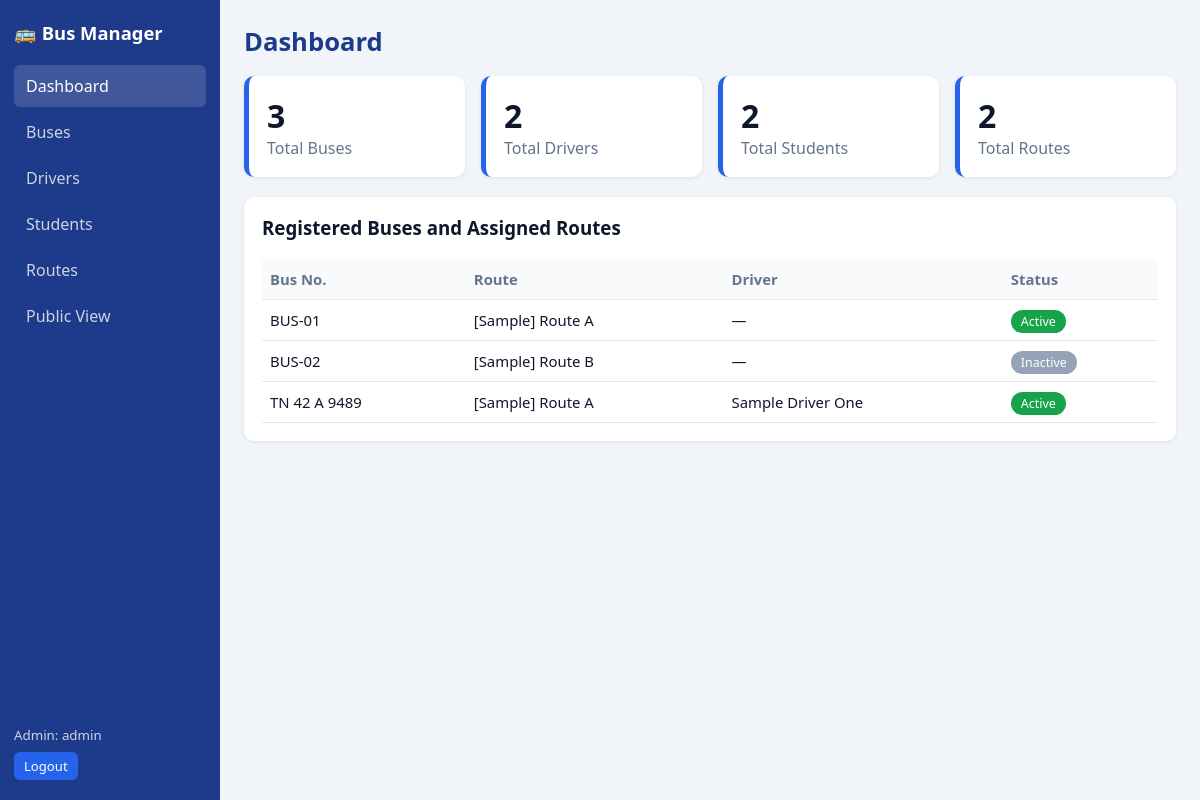
The page /dashboard (signed in) on the database its author committed.
### tables this page shows
CREATE TABLE buses (
    bus_id              INTEGER PRIMARY KEY AUTOINCREMENT,
    bus_number          TEXT NOT NULL UNIQUE,
    registration_number TEXT NOT NULL UNIQUE,
    capacity            INTEGER NOT NULL CHECK (capacity > 0),
    route_id            INTEGER REFERENCES routes(route_id) ON DELETE RESTRICT,
    driver_id           INTEGER UNIQUE REFERENCES drivers(driver_id) ON DELETE SET NULL,
    status              TEXT NOT NULL DEFAULT 'Active' CHECK (status IN ('Active', 'Inactive'))
);

CREATE TABLE routes (
    route_id    INTEGER PRIMARY KEY AUTOINCREMENT,
    route_name  TEXT NOT NULL UNIQUE,
    start_point TEXT NOT NULL,
    destination TEXT NOT NULL,
    stops       TEXT
);

CREATE TABLE drivers (
    driver_id      INTEGER PRIMARY KEY AUTOINCREMENT,
    name           TEXT NOT NULL,
    phone          TEXT NOT NULL,
    licence_number TEXT NOT NULL UNIQUE,
    bus_id         INTEGER UNIQUE REFERENCES buses(bus_id) ON DELETE SET NULL
);

### app.py (the view)
@app.route("/dashboard")
@login_required
def dashboard():
    counts = db.query("""SELECT (SELECT COUNT(*) FROM buses)    AS buses,
                                (SELECT COUNT(*) FROM drivers)  AS drivers,
                                (SELECT COUNT(*) FROM students) AS students,
                                (SELECT COUNT(*) FROM routes)   AS routes""", one=True)
    return render_template("dashboard.html", counts=counts, buses=db.query(BUS_SQL + " ORDER BY b.bus_number"))

### app.py (called while the page is built)
def csrf_token():
    if "_csrf" not in session:
        session["_csrf"] = secrets.token_hex(16)
    return session["_csrf"]

@app.before_request
def verify_csrf():
    if request.method == "POST":
        sent, real = request.form.get("_csrf", ""), session.get("_csrf", "")
        if not real or not secrets.compare_digest(sent, real):
            abort(400, "Invalid or missing CSRF token. Go back, refresh the page and try again.")

def login_required(view):
    @wraps(view)
    def wrapper(*args, **kwargs):
        if not session.get("admin"):
            flash("Please log in as administrator.", "error")
            return redirect(url_for("login"))
        return view(*args, **kwargs)
    return wrapper

### database.py (called while the page is built)
def get_conn():
    conn = sqlite3.connect(DB_PATH)
    conn.row_factory = sqlite3.Row
    conn.execute("PRAGMA foreign_keys = ON")  # SQLite needs this on every connection
    return conn

def query(sql, params=(), one=False):
    conn = get_conn()
    try:
        rows = conn.execute(sql, params).fetchall()
    finally:
        conn.close()
    if one:
        return rows[0] if rows else None
    return rows

### templates/dashboard.html (shortened to what this page needs)
{% extends "base.html" %}
{% block content %}
<h1>Dashboard</h1>
<div class="cards">
  <div class="stat"><span>{{ counts.buses }}</span>Total Buses</div>
  <div class="stat"><span>{{ counts.drivers }}</span>Total Drivers</div>
  <div class="stat"><span>{{ counts.students }}</span>Total Students</div>
  <div class="stat"><span>{{ counts.routes }}</span>Total Routes</div>
</div>
<section class="card">
  <h3>Registered Buses and Assigned Routes</h3>
  <table>
    <tr><th>Bus No.</th><th>Route</th><th>Driver</th><th>Status</th></tr>
    {% for b in buses %}
    <tr><td>{{ b.bus_number }}</td><td>{{ b.route_name or '—' }}</td><td>{{ b.driver_name or '—' }}</td>
        <td><span class="badge {{ b.status|lower }}">{{ b.status }}</span></td></tr>
    {% else %}<tr><td colspan="4">No buses registered.</td></tr>{% endfor %}
  </table>
</section>
{% endblock %}

### static/css/style.css (style rules this page uses)
:root { --primary:#1e3a8a; --accent:#2563eb; --bg:#f1f5f9; --text:#0f172a; --muted:#64748b; }
* { box-sizing: border-box; }
body { margin:0; font-family: "Segoe UI", Arial, sans-serif; background:var(--bg); color:var(--text); }
h1 { margin-top:0; font-size:1.6rem; color:var(--primary); }
.card { background:#fff; border-radius:10px; padding:18px; margin-bottom:20px; box-shadow:0 1px 4px rgba(0,0,0,.08); overflow-x:auto; }
.card h3 { margin-top:0; }
.cards { display:grid; grid-template-columns:repeat(auto-fit,minmax(170px,1fr)); gap:16px; margin-bottom:20px; }
.stat { background:#fff; border-left:5px solid var(--accent); border-radius:10px; padding:18px; box-shadow:0 1px 4px rgba(0,0,0,.08); color:var(--muted); }
.stat span { display:block; font-size:2rem; font-weight:700; color:var(--text); }
table { width:100%; border-collapse:collapse; }
th, td { text-align:left; padding:10px 8px; border-bottom:1px solid #e2e8f0; font-size:.93rem; }
th { background:#f8fafc; color:var(--muted); }
.badge { padding:3px 10px; border-radius:12px; font-size:.78rem; color:#fff; }
.badge.active { background:#16a34a; }
.badge.inactive { background:#94a3b8; }

### rows shown on the page
buses: bus_number "BUS-01", route_name "[Sample] Route A", driver_name "—", status "Active"
buses: bus_number "BUS-02", route_name "[Sample] Route B", driver_name "—", status "Inactive"
buses: bus_number "TN 42 A 9489", route_name "[Sample] Route A", name "Sample Driver One", status "Active"

### other values the page prints
{{ label }} "Dashboard" "Buses" "Drivers" "Students" "Routes" "Public View"
{{ session['admin'] }} "admin"
{{ counts.buses }} "3"
{{ counts.drivers }} "2"
{{ counts.students }} "2"
{{ counts.routes }} "2"
